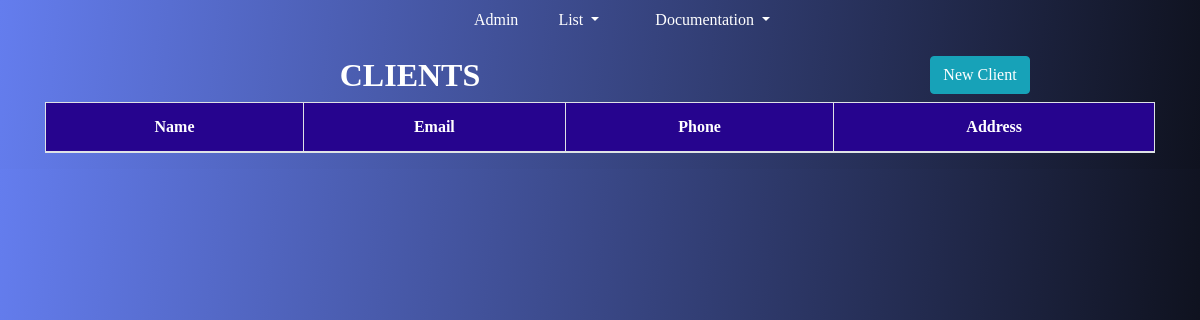
The page /clients/clientList/ on the database as committed earlier.
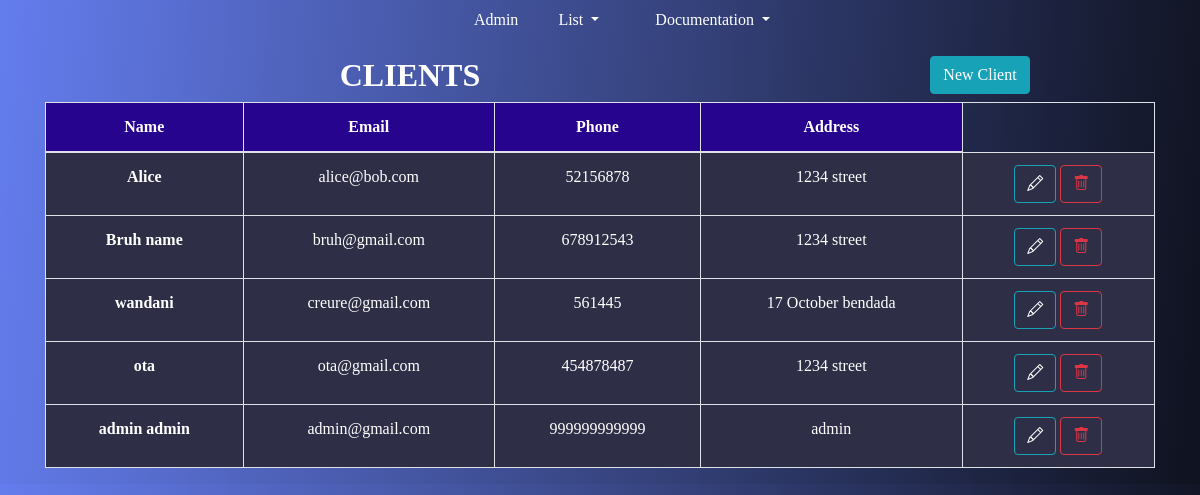
The same page on the database as committed later.
### managementapp/models.py (models this page shows, shortened)
class Client(models.Model):
    name = models.CharField(max_length=300)
    email = models.CharField(max_length=300)
    phoneNumber = models.IntegerField()
    address = models.CharField(max_length=300)

### managementapp/views/client/clientViews.py (the view)
# urls.py: path('clientList/', views.clientList, name='clientList'),
def clientList(request):
    if request.method == 'POST':
        addClientForm = forms.addClient(request.POST)
        if addClientForm.is_valid():
            addClientForm.save()
            return redirect("clients:clientList")
    else:
        addClientForm = forms.addClient()
    return render(request, 'clients/list/clientList.html', {
        'clientsList': Client.objects.all(),
        'addClientForm': addClientForm})

### managementapp/templates/clients/list/clientList.html (shortened to what this page needs)
{% extends "layout/base.html" %}
{% load crispy_forms_tags %}
{% block content %}
<div class="container-lg">
    <div class="table-responsive">
        <div class="table-wrapper">
            <div class="table-title">
                <div class="row">
                    <div class="col-sm-8"><h2><b>CLIENTS</b></h2></div>
                    <div class="col-sm-4">
                            <a type="button" href="{% url 'clients:addClient' %}" class="btn btn-info add-new" data-toggle="modal" data-target="#addClientModal">
                                New Client
                            </a>
                    </div>
                </div>
            </div>
            <table class="table table-bordered">
                <thead>
                    <tr>
                        <th>Name</th>
                        <th>Email</th>
                        <th>Phone</th>
                        <th>Address</th>
                    </tr>
                </thead>
                <tbody>
                {% for client in clientsList%}
                    <tr>
                        <td><a href="{% url 'clients:clientProfile' id=client.id %}"> <b> {{ client.name }} </b></a> </td>
                        <td> {{ client.email }} </td>
                        <td> {{ client.phoneNumber }} </td>
                        <td> {{ client.address }} </td>
                        <td>
                            <a class="btn btn-outline-info"  href="{% url 'clients:updateClient' id=client.id %}" title="" data-toggle="tooltip" data-original-title="Edit">
                                <i class="bi bi-pencil"></i>
                            </a>
                            <button type="button" class="btn btn-outline-danger" data-toggle="modal" data-target="#exampleModalCenter">
                                <i class="bi bi-trash"></i>
                            </button>
                        </td>
                    </tr>
                {% endfor %}
                </tbody>
            </table>
        </div>
    </div>
</div>
{% endblock %}

### templates/layout/base.html (shortened to what this page needs)
{% load static %}
<!DOCTYPE html>
<html lang="en">
<head>
    <link rel="stylesheet" href="{% static 'css/style.css' %} ">
  <link rel="stylesheet" href="https://stackpath.bootstrapcdn.com/bootstrap/4.1.3/css/bootstrap.min.css">
  <link rel="stylesheet" href="https://cdn.jsdelivr.net/npm/bootstrap-icons@1.5.0/font/bootstrap-icons.css">
</head>
<body class="app-body">
    <div class="container">
        {% include "../includes/nav.html" %}
            {% block content %} {% endblock %}
    </div>
</body>
</html>

### templates/includes/nav.html (shortened to what this page needs)
<nav class="main-nav">
        <ul>
            <li> <a class="admin" href="../admin">Admin</a> </li>
            <li class="nav-item dropdown">
                <a class="nav-link dropdown-toggle" data-toggle="dropdown" href="#" role="button" aria-haspopup="true" aria-expanded="false"> List </a>
            </li>
            <li class="nav-item dropdown">
                <a class="nav-link dropdown-toggle" data-toggle="dropdown" href="#" role="button" aria-haspopup="true" aria-expanded="false"> Documentation </a>
            </li>
        </ul>
</nav>

### assets/css/style.css (style rules this page uses)
.app-body { background: linear-gradient(95deg, #647dee, #0f121f); font-family: ubuntu; text-align: center; }
nav li { display: inline-block; margin-left: 20px; }
a, a:hover, a:visited { color: #fff !important; text-decoration: none !important; }
h1, h2, h3, h4, h5 { font-family: monospace; text-align: center; color: white !important; }
.dropdown { position: relative; display: inline-block; }
table { text-align: center; }
tbody { background: #37384e }
th { background: #26048e; }
td { color: white; background: #2e2f46; }
.table-responsive { overflow-x: hidden !important; }
th { color: white; }

Rows that differ between the two databases and show on the page:
added Client: name "Alice", email "alice@bob.com", phoneNumber "52156878", address "1234 street"
added Client: name "Bruh name", email "bruh@gmail.com", phoneNumber "678912543", address "1234 street"
added Client: name "wandani", email "creure@gmail.com", phoneNumber "561445", address "17 October bendada"
added Client: name "ota", email "ota@gmail.com", phoneNumber "454878487", address "1234 street"
added Client: name "admin admin", email "admin@gmail.com", phoneNumber "999999999999", address "admin"
